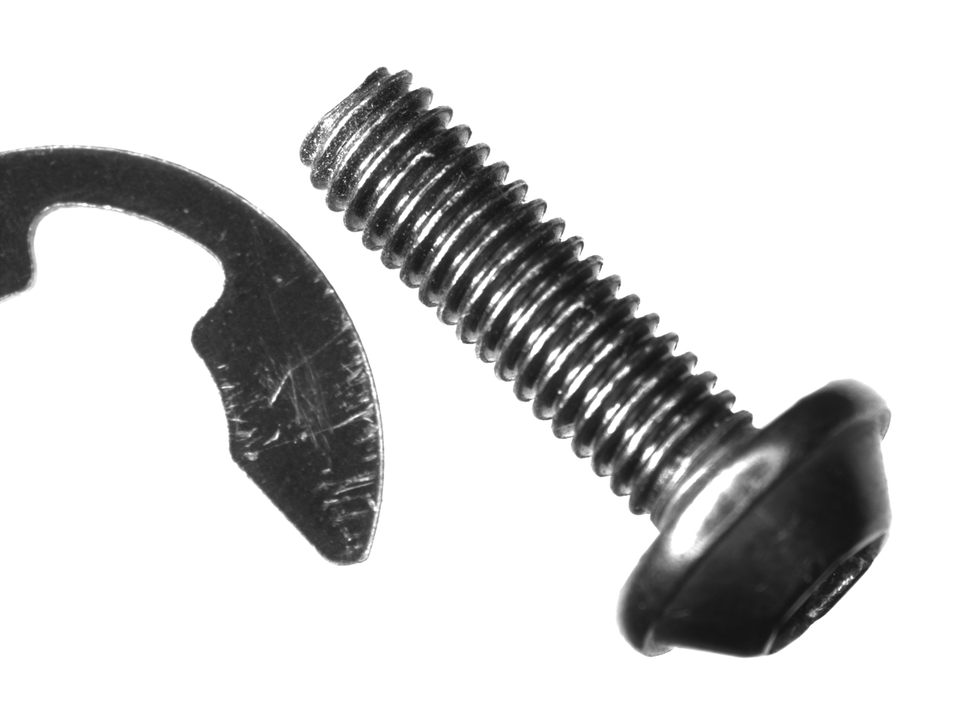
%> input picture subpixelEdges 2.13/Pic1_3.bmp, 970 x 727 px, shrunk from 1296 x 972 before the run
$ octave lunkuo.m   (GNU Octave 9; MATLAB toolbox functions it lacks are replaced by stand-ins)
%> lines starting %> are read from the running program, lines starting %| are printed output that depends on the picture; in (x1, y1, x2, y2) boxes, pixels count from 0 and x2, y2 are one past the last pixel; in counts of white or black regions, pixels touching at a corner belong together; the program's own positions count from 1
%# read image
I = imread('./Pic1_3.bmp');
%> I is the input picture: size 727x970 uint8; min 19, max 255, mean 208.8

%# Convert to a binary image
BW = im2bw(I, graythresh(I));
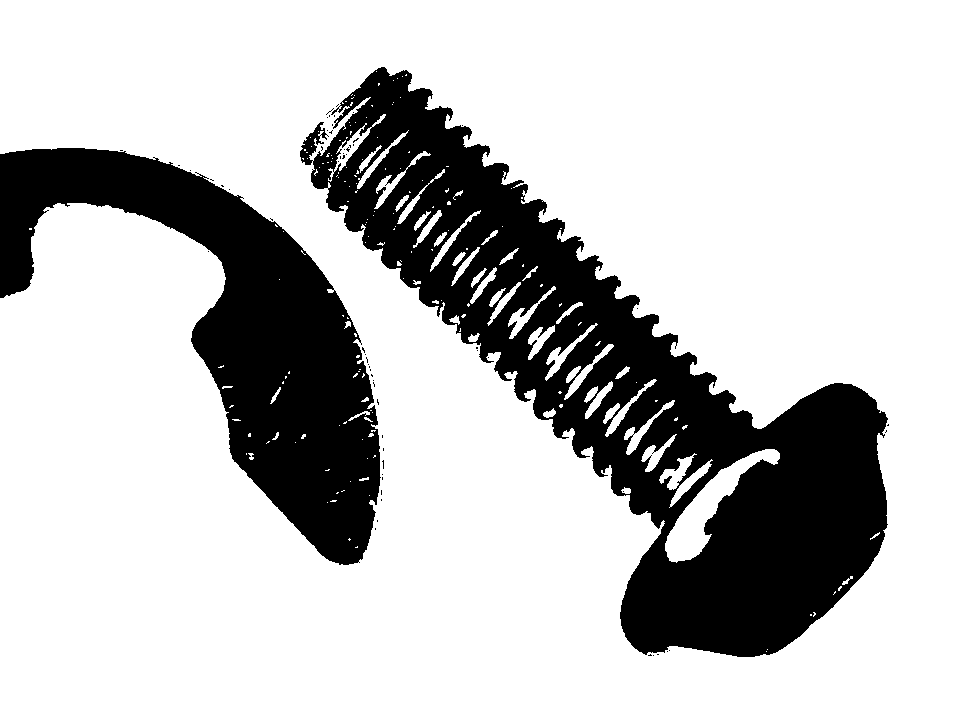
%> BW: size 727x970 logical; 76.5% white; 62 black regions (60 under 20 px), largest, box (x1, y1, x2, y2) and area: (300, 67, 888, 657) 108238, (0, 148, 381, 565) 57325

%# get object boundaries
BW = imfill(BW,'holes');
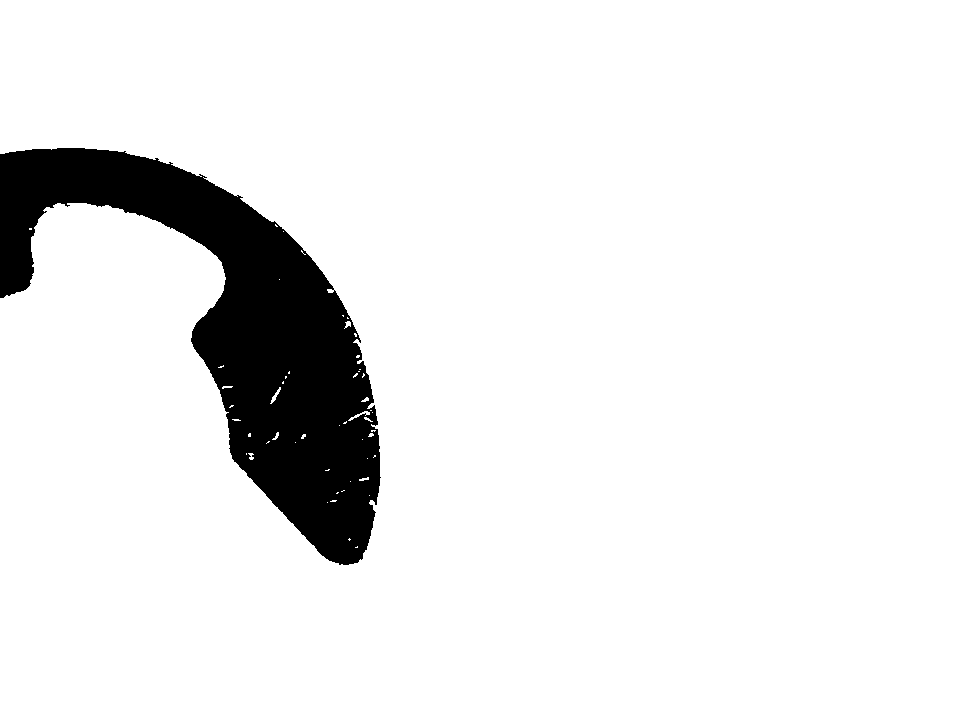
%> BW: size 727x970 logical; 91.9% white; 1 black region, box (x1, y1, x2, y2) and area: (0, 148, 381, 565) 57311
B = bwboundaries(BW,'noholes');
%> B = 52 boundaries; largest, box (x1, y1, x2, y2) and points: (0, 0, 970, 727) 4631, (348, 411, 370, 421) 48, (270, 387, 281, 404) 35, (222, 386, 233, 389) 22, (248, 453, 254, 460) 22

%# plot boundaries overlayed on top of image
imshow(I), hold on
for i=1:numel(B)
    plot(B{i}(:,2), B{i}(:,1), 'Color','g', 'LineWidth',2)
end
%> this loop made 52 passes
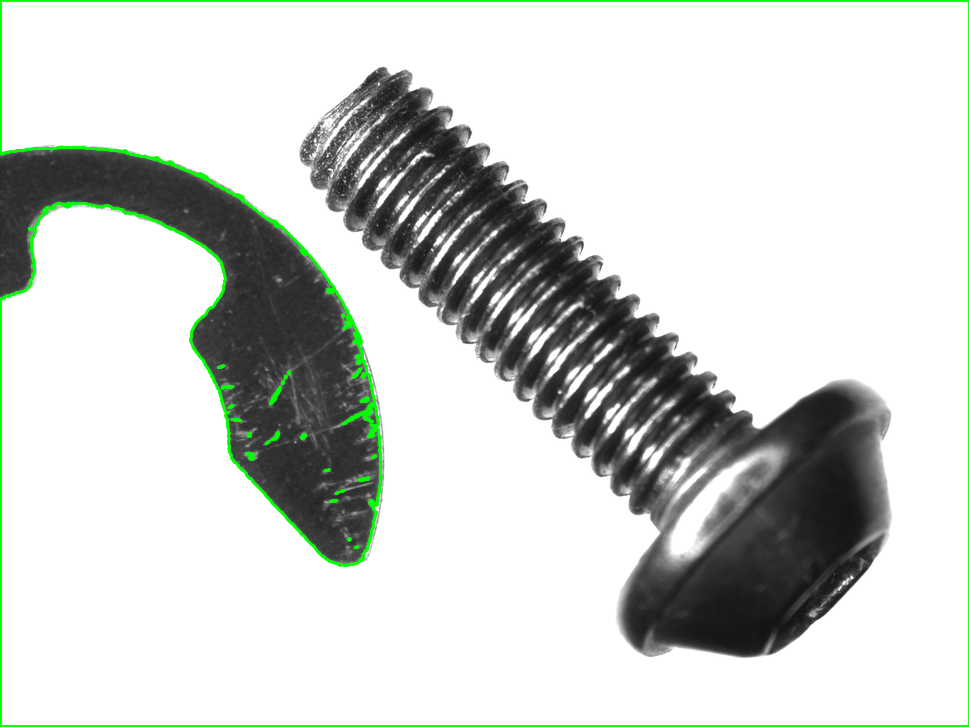
%> figure redrawn from the program's plot data
hold off
